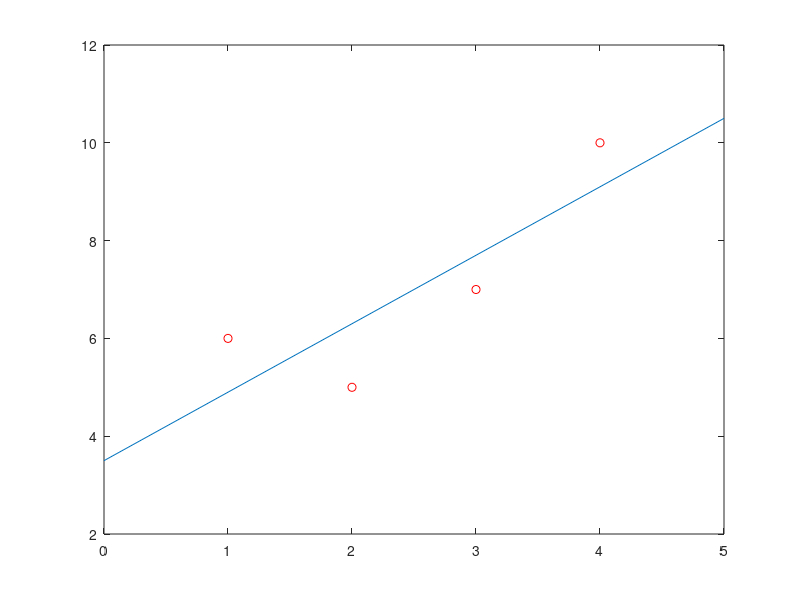

Recreate this plot in MATLAB.
%% MATLAB code for finding the best fit line using least squares method
input = [...                 % input in the form of matrix
    1, 6;...                 % rows contain points
    2, 5;...
    3, 7;...
    4, 10];
m = length(input);             % number of points
X = [ones(m,1), input(:,1)];   % forming X of X beta = y
y = input(:,2);                % forming y of X beta = y
betaHat = (X' * X) \ X' * y;   % computing projection of matrix X on y, giving beta
% display best fit parameters
disp(betaHat);
% plot the best fit line
xx = linspace(0, 5, 2);
yy = betaHat(1) + betaHat(2)*xx;
plot(xx, yy)
% plot the points (data) for which we found the best fit
hold on
plot(input(:,1), input(:,2), 'or')
hold off